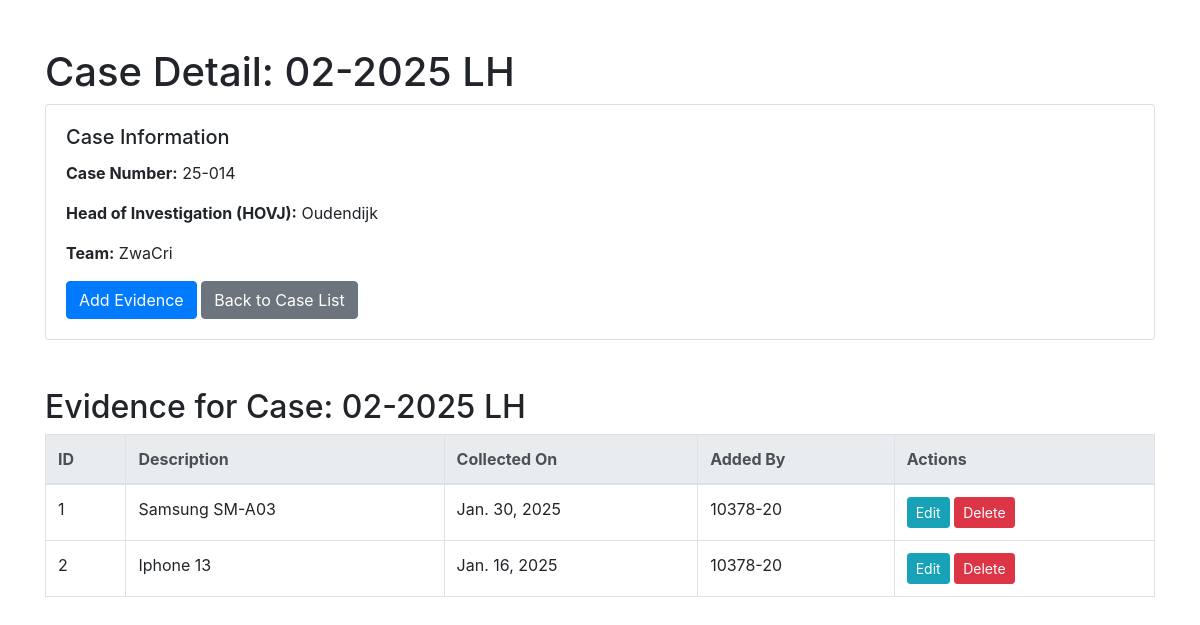
Page /case/1/ on the committed database.
### inventory/models.py (models this page shows, shortened)
class Case(models.Model):
    name = models.CharField(max_length=255)
    number = models.CharField(max_length=100)
    hovj = models.CharField(max_length=255)
    team = models.CharField(max_length=255)

class Evidence(models.Model):
    case = models.ForeignKey(Case, on_delete=models.CASCADE, related_name='evidences')
    description = models.TextField()
    collected_on = models.DateField()
    added_by = models.CharField(max_length=255)

### inventory/views.py (the view)
# urls.py: path('case/<int:case_id>/', views.case_detail, name='case_detail'),
def case_detail(request, case_id):
    case = get_object_or_404(Case, id=case_id)
    evidences = case.evidences.all()
    return render(request, 'inventory/case_detail.html', {'case': case, 'evidences': evidences})

### inventory/templates/inventory/case_detail.html (shortened to what this page needs)
<!DOCTYPE html>
<html lang="en">
<head>
    <link rel="stylesheet" href="https://stackpath.bootstrapcdn.com/bootstrap/4.5.2/css/bootstrap.min.css">
</head>
<body>
    <div class="container">
        <h1 class="mt-5">Case Detail: {{ case.name }}</h1>
        <div class="card mb-4">
            <div class="card-body">
                <h5 class="card-title">Case Information</h5>
                <p><strong>Case Number:</strong> {{ case.number }}</p>
                <p><strong>Head of Investigation (HOVJ):</strong> {{ case.hovj }}</p>
                <p><strong>Team:</strong> {{ case.team }}</p>
                <a href="{% url 'add_evidence' case.id %}" class="btn btn-primary">Add Evidence</a>
                <a href="{% url 'case_list' %}" class="btn btn-secondary">Back to Case List</a>
            </div>
        </div>
        <h2 class="mt-5">Evidence for Case: {{ case.name }}</h2>
        <table class="table table-bordered">
            <thead class="thead-light">
                <tr>
                    <th>ID</th>
                    <th>Description</th>
                    <th>Collected On</th>
                    <th>Added By</th>
                    <th>Actions</th>
                </tr>
            </thead>
            <tbody>
                {% if evidences %}
                    {% for evidence in evidences %}
                    <tr>
                        <td>{{ forloop.counter }}</td>
                        <td>{{ evidence.description }}</td>
                        <td>{{ evidence.collected_on }}</td>
                        <td>{{ evidence.added_by }}</td>
                        <td>
                            <a href="{% url 'edit_evidence' evidence.id %}" class="btn btn-info btn-sm">Edit</a>
                            <a href="{% url 'delete_evidence' evidence.id %}" class="btn btn-danger btn-sm">Delete</a>  <!-• Delete link -->
                        </td>
                    </tr>
                    {% endfor %}
                {% else %}
                    <tr>
                        <td colspan="5" class="text-center">No evidence found.</td>
                    </tr>
                {% endif %}
            </tbody>
        </table>
    </div>
</body>
</html>

### rows in the picture
Case: name "02-2025 LH", number "25-014", hovj "Oudendijk", team "ZwaCri"
Evidence: description "Samsung SM-A03", collected_on "Jan. 30, 2025", added_by "10378-20"
Evidence: description "Iphone 13", collected_on "Jan. 16, 2025", added_by "10378-20"
